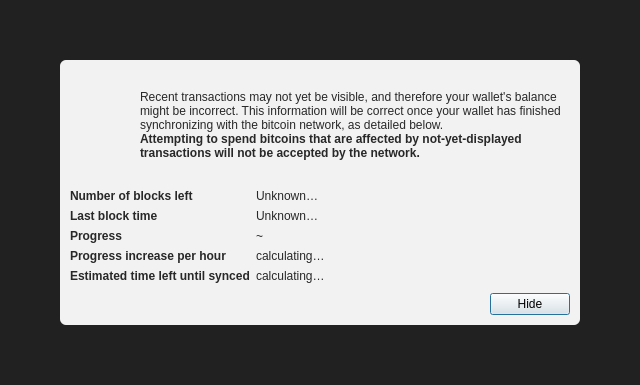
<?xml version="1.0" encoding="UTF-8"?>
<ui version="4.0">
 <class>ModalOverlay</class>
 <widget class="QWidget" name="ModalOverlay">
  <property name="geometry">
   <rect>
    <x>0</x>
    <y>0</y>
    <width>640</width>
    <height>385</height>
   </rect>
  </property>
  <property name="windowTitle">
   <string>Form</string>
  </property>
  <layout class="QVBoxLayout" name="verticalLayout" stretch="0">
   <property name="sizeConstraint">
    <enum>QLayout::SetDefaultConstraint</enum>
   </property>
   <property name="leftMargin">
    <number>0</number>
   </property>
   <property name="topMargin">
    <number>0</number>
   </property>
   <property name="rightMargin">
    <number>0</number>
   </property>
   <property name="bottomMargin">
    <number>0</number>
   </property>
   <item>
    <widget class="QWidget" name="bgWidget" native="true">
     <property name="styleSheet">
      <string notr="true">#bgWidget { background: rgba(0,0,0,220); }</string>
     </property>
     <layout class="QVBoxLayout" name="verticalLayoutMain" stretch="1">
      <property name="leftMargin">
       <number>60</number>
      </property>
      <property name="topMargin">
       <number>60</number>
      </property>
      <property name="rightMargin">
       <number>60</number>
      </property>
      <property name="bottomMargin">
       <number>60</number>
      </property>
      <item>
       <widget class="QWidget" name="contentWidget" native="true">
        <property name="styleSheet">
         <string notr="true">#contentWidget { background: rgba(255,255,255,240); border-radius: 6px; }

QLabel { color: rgb(40,40,40);  }</string>
        </property>
        <layout class="QVBoxLayout" name="verticalLayoutSub" stretch="1,0,0,0">
         <property name="spacing">
          <number>0</number>
         </property>
         <property name="leftMargin">
          <number>10</number>
         </property>
         <property name="topMargin">
          <number>10</number>
         </property>
         <property name="rightMargin">
          <number>10</number>
         </property>
         <property name="bottomMargin">
          <number>10</number>
         </property>
         <item>
          <layout class="QHBoxLayout" name="horizontalLayoutIconText" stretch="0,1">
           <property name="topMargin">
            <number>20</number>
           </property>
           <item>
            <layout class="QVBoxLayout" name="verticalLayoutIcon">
             <property name="leftMargin">
              <number>25</number>
             </property>
             <property name="rightMargin">
              <number>25</number>
             </property>
             <item>
              <spacer name="verticalSpacerWarningIcon">
               <property name="orientation">
                <enum>Qt::Vertical</enum>
               </property>
               <property name="sizeHint" stdset="0">
                <size>
                 <width>20</width>
                 <height>40</height>
                </size>
               </property>
              </spacer>
             </item>
            </layout>
           </item>
           <item>
            <layout class="QVBoxLayout" name="verticalLayoutInfoText">
             <property name="leftMargin">
              <number>0</number>
             </property>
             <property name="topMargin">
              <number>0</number>
             </property>
             <item>
              <widget class="QLabel" name="infoText">
               <property name="text">
                <string>Recent transactions may not yet be visible, and therefore your wallet's balance might be incorrect. This information will be correct once your wallet has finished synchronizing with the bitcoin network, as detailed below.</string>
               </property>
               <property name="textFormat">
                <enum>Qt::RichText</enum>
               </property>
               <property name="wordWrap">
                <bool>true</bool>
               </property>
              </widget>
             </item>
             <item>
              <widget class="QLabel" name="infoTextStrong">
               <property name="font">
                <font>
                 <weight>75</weight>
                 <bold>true</bold>
                </font>
               </property>
               <property name="text">
                <string>Attempting to spend bitcoins that are affected by not-yet-displayed transactions will not be accepted by the network.</string>
               </property>
               <property name="textFormat">
                <enum>Qt::RichText</enum>
               </property>
               <property name="wordWrap">
                <bool>true</bool>
               </property>
              </widget>
             </item>
             <item>
              <spacer name="verticalSpacerInTextSpace">
               <property name="orientation">
                <enum>Qt::Vertical</enum>
               </property>
               <property name="sizeHint" stdset="0">
                <size>
                 <width>20</width>
                 <height>40</height>
                </size>
               </property>
              </spacer>
             </item>
            </layout>
           </item>
          </layout>
         </item>
         <item>
          <spacer name="verticalSpacerAfterText">
           <property name="orientation">
            <enum>Qt::Vertical</enum>
           </property>
           <property name="sizeHint" stdset="0">
            <size>
             <width>20</width>
             <height>40</height>
            </size>
           </property>
          </spacer>
         </item>
         <item>
          <layout class="QFormLayout" name="formLayout">
           <property name="fieldGrowthPolicy">
            <enum>QFormLayout::FieldsStayAtSizeHint</enum>
           </property>
           <property name="horizontalSpacing">
            <number>6</number>
           </property>
           <property name="verticalSpacing">
            <number>6</number>
           </property>
           <property name="topMargin">
            <number>10</number>
           </property>
           <item row="0" column="0">
            <widget class="QLabel" name="labelNumberOfBlocksLeft">
             <property name="font">
              <font>
               <weight>75</weight>
               <bold>true</bold>
              </font>
             </property>
             <property name="text">
              <string>Number of blocks left</string>
             </property>
            </widget>
           </item>
           <item row="0" column="1">
            <widget class="QLabel" name="numberOfBlocksLeft">
             <property name="text">
              <string>Unknown…</string>
             </property>
            </widget>
           </item>
           <item row="1" column="0">
            <widget class="QLabel" name="labelLastBlockTime">
             <property name="font">
              <font>
               <weight>75</weight>
               <bold>true</bold>
              </font>
             </property>
             <property name="text">
              <string>Last block time</string>
             </property>
            </widget>
           </item>
           <item row="1" column="1">
            <widget class="QLabel" name="newestBlockDate">
             <property name="sizePolicy">
              <sizepolicy hsizetype="Maximum" vsizetype="Preferred">
               <horstretch>0</horstretch>
               <verstretch>0</verstretch>
              </sizepolicy>
             </property>
             <property name="text">
              <string>Unknown…</string>
             </property>
            </widget>
           </item>
           <item row="2" column="0">
            <widget class="QLabel" name="labelSyncDone">
             <property name="font">
              <font>
               <weight>75</weight>
               <bold>true</bold>
              </font>
             </property>
             <property name="text">
              <string>Progress</string>
             </property>
            </widget>
           </item>
           <item row="2" column="1">
            <layout class="QHBoxLayout" name="horizontalLayoutSync" stretch="0,1">
             <item>
              <widget class="QLabel" name="percentageProgress">
               <property name="text">
                <string notr="true">~</string>
               </property>
              </widget>
             </item>
            </layout>
           </item>
           <item row="4" column="0">
            <widget class="QLabel" name="labelProgressIncrease">
             <property name="font">
              <font>
               <weight>75</weight>
               <bold>true</bold>
              </font>
             </property>
             <property name="text">
              <string>Progress increase per hour</string>
             </property>
            </widget>
           </item>
           <item row="4" column="1">
            <widget class="QLabel" name="progressIncreasePerH">
             <property name="text">
              <string>calculating…</string>
             </property>
            </widget>
           </item>
           <item row="5" column="0">
            <widget class="QLabel" name="labelEstimatedTimeLeft">
             <property name="font">
              <font>
               <weight>75</weight>
               <bold>true</bold>
              </font>
             </property>
             <property name="text">
              <string>Estimated time left until synced</string>
             </property>
            </widget>
           </item>
           <item row="5" column="1">
            <widget class="QLabel" name="expectedTimeLeft">
             <property name="text">
              <string>calculating…</string>
             </property>
            </widget>
           </item>
          </layout>
         </item>
         <item>
          <layout class="QHBoxLayout" name="horizontalLayoutButtons">
           <property name="leftMargin">
            <number>10</number>
           </property>
           <property name="topMargin">
            <number>10</number>
           </property>
           <item>
            <spacer name="horizontalSpacer">
             <property name="orientation">
              <enum>Qt::Horizontal</enum>
             </property>
             <property name="sizeHint" stdset="0">
              <size>
               <width>40</width>
               <height>20</height>
              </size>
             </property>
            </spacer>
           </item>
           <item>
            <widget class="QPushButton" name="closeButton">
             <property name="text">
              <string>Hide</string>
             </property>
             <property name="shortcut">
              <string>Esc</string>
             </property>
             <property name="focusPolicy">
              <enum>Qt::StrongFocus</enum>
             </property>
             <property name="default">
              <bool>true</bool>
             </property>
            </widget>
           </item>
          </layout>
         </item>
        </layout>
       </widget>
      </item>
     </layout>
    </widget>
   </item>
  </layout>
 </widget>
 <resources/>
 <connections/>
</ui>
